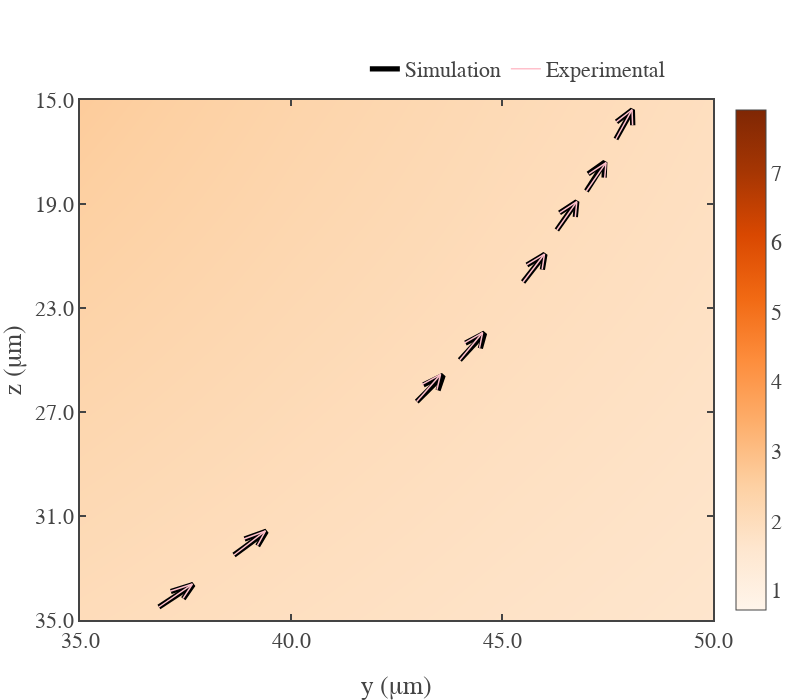

Source (notebook cell):
### Markdown cell above
# New section

### Code cell
fig = go.Figure()
micron = 1
# Heatmap
fig.add_trace(go.Contour(x=x_simul_heatmap/micron,y=y_simul_heatmap/micron,z=100*magField_simul,contours_coloring='heatmap',
                                connectgaps = False,line_smoothing=1,colorbar=dict(title='Magnetic Field (arb. unit)',titleside='right'),coloraxis='coloraxis'))
fig.update_layout(
    coloraxis={
        'cmin': 0.7178591115100118,
        'cmax': 7.905694150420948, 'colorscale':'Oranges'    
    }
)
fig.update_traces(line_width=0)
# fig.update_traces(colorscale='Bluered')

# Quiver
for i in range(0,len(simul_quiver_xy)):
    x = simul_quiver_xy[i][0]; y = simul_quiver_xy[i][1]
    radius = np.sqrt(x**2+y**2)
    if np.round(radius,8)>wire_radius:
        _x = [x/micron]; _y = [y/micron]
        u = [-simul_field_xy[i][1]/micron]; v =[ simul_field_xy[i][0]/micron]
        if _x[0]==simul_quiver_xy[0][0]:
            quiver_trace = ff.create_quiver(_x, _y, u, v, scale=0.00006, arrow_scale=0.5, scaleratio=1.0, angle=np.pi/9, line=dict(width=5.3, color='black'),name='Simulation').data[0]
            fig.add_trace(quiver_trace)
        else:
            quiver_trace = ff.create_quiver(_x, _y, u, v, scale=0.00006, arrow_scale=0.5, scaleratio=1.0, angle=np.pi/9, line=dict(width=5.3, color='black'),showlegend=False).data[0]
            fig.add_trace(quiver_trace)

# Quiver
for i in range(0,len(simul_quiver_xy)):
    x = simul_quiver_xy[i][0]; y = simul_quiver_xy[i][1]
    radius = np.sqrt(x**2+y**2)
    if np.round(radius,8)>wire_radius:
        _x = [x/micron]; _y = [y/micron]
        u = [ exp_field_quiver_x[i]/micron]; v =[ exp_field_quiver_y[i]/micron]
        if _x[0]==simul_quiver_xy[0][0]:
            quiver_trace = ff.create_quiver(_x, _y, u, v, scale=0.00006, arrow_scale=0.5, scaleratio=1.0, angle=np.pi/9, line=dict(width=1.5, color='pink'),name='Experimental').data[0]
            fig.add_trace(quiver_trace)
        else:
            quiver_trace = ff.create_quiver(_x, _y, u, v, scale=0.00006, arrow_scale=0.5, scaleratio=1.0, angle=np.pi/9, line=dict(width=1.5, color='pink'),showlegend=False).data[0]
            fig.add_trace(quiver_trace)


fig.update_layout(template=fig_template, title = None,width=800, height=700)
fig.update_xaxes(title = 'y (&mu;m)',range = [x_simul_heatmap[-1]/micron,x_simul_heatmap[0]/micron],ticks="inside")
fig.update_yaxes(title = 'z (&mu;m)', range = [y_simul_heatmap[-1]/micron,y_simul_heatmap[0]/micron],ticks="inside")

x_tick_str = []; y_tick_str = []
[x_tick_str.append(str(np.round(x,2))) for x in (x_simul_heatmap/1e-6)]
[y_tick_str.append(str(np.round(y,2))) for y in -(y_simul_heatmap/1e-6)]

fig.update_layout(
    xaxis = dict(tickmode = 'array',tickvals = x_simul_heatmap,ticktext = x_tick_str),
    yaxis = dict(tickmode = 'array',tickvals = y_simul_heatmap,ticktext = y_tick_str)
)
# fig.update_layout(showlegend=False)
fig.update_layout(legend=dict(
    orientation="h",
    yanchor="top",
    y=1.1,
    xanchor="left",
    x=0.45,
    title_font_family="Times New Roman",
))
# fig.write_html('rectangular_view.html')
# fig.write_image('rectangular_view.pdf')
fig.show()

### Figure 1 — Plotly figure (JSON) as saved in the notebook; plotly's stock layout.template omitted (floating-point values rounded to 4 significant figures)
{"data": [{"autocontour": true, "coloraxis": "coloraxis", "colorbar": {"title": {"side": "right", "text": "Magnetic Field (arb. unit)"}}, "connectgaps": false, "contours": {"coloring": "heatmap", "end": 2.6, "size": 0.1, "start": 1.7}, "line": {"smoothing": 1, "width": 0}, "type": "contour", "x": [5e-05, 4.5e-05, 4e-05, 3.5e-05], "y": [-1.5e-05, -1.9e-05, -2.3e-05, -2.7e-05, -3.1e-05, -3.5e-05], "z": [[1.916, 2.108, 2.341, 2.626], [1.87, 2.047, 2.258, 2.511], [1.817, 1.979, 2.167, 2.388], [1.76, 1.905, 2.072, 2.262], [1.7, 1.83, 1.976, 2.139], [1.638, 1.754, 1.881, 2.02]]}, {"line": {"color": "black", "width": 5.3}, "mode": "lines", "name": "Simulation", "type": "scatter", "x": [4.7e-05, 4.744e-05, null, 4.742e-05, 4.744e-05, 4.704e-05, null], "y": [-1.85e-05, -1.739e-05, null, -1.799e-05, -1.739e-05, -1.784e-05, null]}, {"line": {"color": "black", "width": 5.3}, "mode": "lines", "showlegend": false, "type": "scatter", "x": [4.63e-05, 4.677e-05, null, 4.674e-05, 4.677e-05, 4.636e-05, null], "y": [-2e-05, -1.891e-05, null, -1.95e-05, -1.891e-05, -1.934e-05, null]}, {"line": {"color": "black", "width": 5.3}, "mode": "lines", "showlegend": false, "type": "scatter", "x": [4.55e-05, 4.602e-05, null, 4.596e-05, 4.602e-05, 4.559e-05, null], "y": [-2.2e-05, -2.093e-05, null, -2.152e-05, -2.093e-05, -2.135e-05, null]}, {"line": {"color": "black", "width": 5.3}, "mode": "lines", "showlegend": false, "type": "scatter", "x": [4.4e-05, 4.459e-05, null, 4.449e-05, 4.459e-05, 4.413e-05, null], "y": [-2.5e-05, -2.397e-05, null, -2.455e-05, -2.397e-05, -2.435e-05, null]}, {"line": {"color": "black", "width": 5.3}, "mode": "lines", "showlegend": false, "type": "scatter", "x": [4.298e-05, 4.36e-05, null, 4.348e-05, 4.36e-05, 4.314e-05, null], "y": [-2.66e-05, -2.559e-05, null, -2.617e-05, -2.559e-05, -2.596e-05, null]}, {"line": {"color": "black", "width": 5.3}, "mode": "lines", "showlegend": false, "type": "scatter", "x": [4.77e-05, 4.809e-05, null, 4.81e-05, 4.809e-05, 4.771e-05, null], "y": [-1.65e-05, -1.538e-05, null, -1.597e-05, -1.538e-05, -1.584e-05, null]}, {"line": {"color": "black", "width": 5.3}, "mode": "lines", "showlegend": false, "type": "scatter", "x": [3.865e-05, 3.941e-05, null, 3.921e-05, 3.941e-05, 3.89e-05, null], "y": [-3.25e-05, -3.159e-05, null, -3.215e-05, -3.159e-05, -3.189e-05, null]}, {"line": {"color": "black", "width": 5.3}, "mode": "lines", "showlegend": false, "type": "scatter", "x": [3.687e-05, 3.768e-05, null, 3.745e-05, 3.768e-05, 3.715e-05, null], "y": [-3.45e-05, -3.363e-05, null, -3.418e-05, -3.363e-05, -3.39e-05, null]}, {"line": {"color": "pink", "width": 1.5}, "mode": "lines", "name": "Experimental", "type": "scatter", "x": [4.7e-05, 4.747e-05, null, 4.743e-05, 4.747e-05, 4.706e-05, null], "y": [-1.85e-05, -1.741e-05, null, -1.8e-05, -1.741e-05, -1.784e-05, null]}, {"line": {"color": "pink", "width": 1.5}, "mode": "lines", "showlegend": false, "type": "scatter", "x": [4.63e-05, 4.677e-05, null, 4.674e-05, 4.677e-05, 4.636e-05, null], "y": [-2e-05, -1.891e-05, null, -1.95e-05, -1.891e-05, -1.934e-05, null]}, {"line": {"color": "pink", "width": 1.5}, "mode": "lines", "showlegend": false, "type": "scatter", "x": [4.55e-05, 4.601e-05, null, 4.595e-05, 4.601e-05, 4.558e-05, null], "y": [-2.2e-05, -2.093e-05, null, -2.152e-05, -2.093e-05, -2.134e-05, null]}, {"line": {"color": "pink", "width": 1.5}, "mode": "lines", "showlegend": false, "type": "scatter", "x": [4.4e-05, 4.454e-05, null, 4.447e-05, 4.454e-05, 4.411e-05, null], "y": [-2.5e-05, -2.394e-05, null, -2.453e-05, -2.394e-05, -2.435e-05, null]}, {"line": {"color": "pink", "width": 1.5}, "mode": "lines", "showlegend": false, "type": "scatter", "x": [4.298e-05, 4.354e-05, null, 4.346e-05, 4.354e-05, 4.31e-05, null], "y": [-2.66e-05, -2.556e-05, null, -2.614e-05, -2.556e-05, -2.595e-05, null]}, {"line": {"color": "pink", "width": 1.5}, "mode": "lines", "showlegend": false, "type": "scatter", "x": [4.77e-05, 4.808e-05, null, 4.809e-05, 4.808e-05, 4.771e-05, null], "y": [-1.65e-05, -1.537e-05, null, -1.597e-05, -1.537e-05, -1.584e-05, null]}, {"line": {"color": "pink", "width": 1.5}, "mode": "lines", "showlegend": false, "type": "scatter", "x": [3.865e-05, 3.939e-05, null, 3.92e-05, 3.939e-05, 3.889e-05, null], "y": [-3.25e-05, -3.157e-05, null, -3.214e-05, -3.157e-05, -3.188e-05, null]}, {"line": {"color": "pink", "width": 1.5}, "mode": "lines", "showlegend": false, "type": "scatter", "x": [3.687e-05, 3.766e-05, null, 3.744e-05, 3.766e-05, 3.714e-05, null], "y": [-3.45e-05, -3.362e-05, null, -3.417e-05, -3.362e-05, -3.39e-05, null]}], "layout": {"coloraxis": {"cmax": 7.906, "cmin": 0.7179, "colorscale": [[0, "rgb(255,245,235)"], [0.125, "rgb(254,230,206)"], [0.25, "rgb(253,208,162)"], [0.375, "rgb(253,174,107)"], [0.5, "rgb(253,141,60)"], [0.625, "rgb(241,105,19)"], [0.75, "rgb(217,72,1)"], [0.875, "rgb(166,54,3)"], [1, "rgb(127,39,4)"]]}, "height": 700, "legend": {"orientation": "h", "title": {"font": {"family": "Times New Roman"}}, "x": 0.45, "xanchor": "left", "y": 1.1, "yanchor": "top"}, "title": {}, "width": 800, "xaxis": {"range": [3.5e-05, 5e-05], "tickmode": "array", "ticks": "inside", "ticktext": ["50.0", "45.0", "40.0", "35.0"], "tickvals": [5e-05, 4.5e-05, 4e-05, 3.5e-05], "title": {"text": "y (&mu;m)"}, "type": "linear"}, "yaxis": {"range": [-3.5e-05, -1.5e-05], "tickmode": "array", "ticks": "inside", "ticktext": ["15.0", "19.0", "23.0", "27.0", "31.0", "35.0"], "tickvals": [-1.5e-05, -1.9e-05, -2.3e-05, -2.7e-05, -3.1e-05, -3.5e-05], "title": {"text": "z (&mu;m)"}, "type": "linear"}}}
